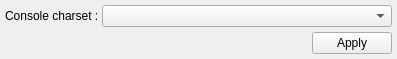
<ui version="4.0" >
 <class>UISettingsConsole</class>
 <widget class="QWidget" name="UISettingsConsole" >
  <property name="geometry" >
   <rect>
    <x>0</x>
    <y>0</y>
    <width>397</width>
    <height>59</height>
   </rect>
  </property>
  <property name="windowTitle" >
   <string>Settings...</string>
  </property>
  <layout class="QGridLayout" >
   <property name="margin" >
    <number>5</number>
   </property>
   <property name="spacing" >
    <number>3</number>
   </property>
   <item row="0" column="1" >
    <widget class="QComboBox" name="cbCodecs" >
     <property name="sizePolicy" >
      <sizepolicy>
       <hsizetype>7</hsizetype>
       <vsizetype>0</vsizetype>
       <horstretch>0</horstretch>
       <verstretch>0</verstretch>
      </sizepolicy>
     </property>
    </widget>
   </item>
   <item row="0" column="0" >
    <widget class="QLabel" name="lCodec" >
     <property name="text" >
      <string>Console charset :</string>
     </property>
    </widget>
   </item>
   <item row="1" column="0" colspan="2" >
    <spacer>
     <property name="orientation" >
      <enum>Qt::Vertical</enum>
     </property>
     <property name="sizeHint" >
      <size>
       <width>361</width>
       <height>16</height>
      </size>
     </property>
    </spacer>
   </item>
   <item row="2" column="0" colspan="2" >
    <layout class="QHBoxLayout" >
     <property name="margin" >
      <number>0</number>
     </property>
     <property name="spacing" >
      <number>0</number>
     </property>
     <item>
      <spacer>
       <property name="orientation" >
        <enum>Qt::Horizontal</enum>
       </property>
       <property name="sizeHint" >
        <size>
         <width>231</width>
         <height>20</height>
        </size>
       </property>
      </spacer>
     </item>
     <item>
      <widget class="QDialogButtonBox" name="bbDialog" >
       <property name="sizePolicy" >
        <sizepolicy>
         <hsizetype>4</hsizetype>
         <vsizetype>0</vsizetype>
         <horstretch>0</horstretch>
         <verstretch>0</verstretch>
        </sizepolicy>
       </property>
       <property name="cursor" >
        <cursor>13</cursor>
       </property>
       <property name="orientation" >
        <enum>Qt::Horizontal</enum>
       </property>
       <property name="standardButtons" >
        <set>QDialogButtonBox::Apply</set>
       </property>
      </widget>
     </item>
    </layout>
   </item>
  </layout>
 </widget>
 <resources>
  <include location="../../../../../monkey/src/resources/resources.qrc" />
 </resources>
 <connections/>
</ui>
